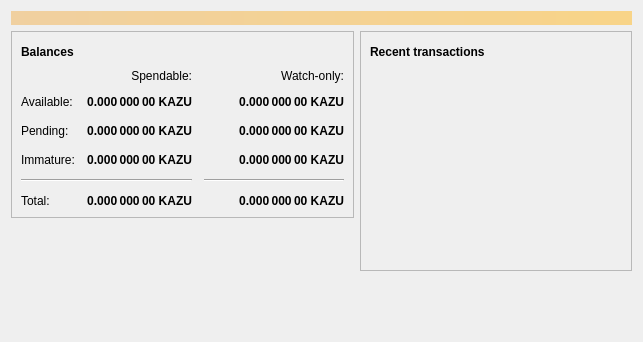
<?xml version="1.0" encoding="UTF-8"?>
<ui version="4.0">
 <class>OverviewPage</class>
 <widget class="QWidget" name="OverviewPage">
  <property name="geometry">
   <rect>
    <x>0</x>
    <y>0</y>
    <width>643</width>
    <height>342</height>
   </rect>
  </property>
  <property name="windowTitle">
   <string>Form</string>
  </property>
  <property name="styleSheet">
   <string notr="true"/>
  </property>
  <layout class="QVBoxLayout" name="topLayout">
   <item>
    <widget class="QLabel" name="labelAlerts">
     <property name="visible">
      <bool>false</bool>
     </property>
     <property name="styleSheet">
      <string notr="true">QLabel { background-color: qlineargradient(x1: 0, y1: 0, x2: 1, y2: 0, stop:0 #F0D0A0, stop:1 #F8D488); color:#000000; }</string>
     </property>
     <property name="wordWrap">
      <bool>true</bool>
     </property>
     <property name="margin">
      <number>3</number>
     </property>
     <property name="textInteractionFlags">
      <set>Qt::TextSelectableByMouse</set>
     </property>
    </widget>
   </item>
   <item>
    <layout class="QHBoxLayout" name="horizontalLayout" stretch="1,1">
     <item>
      <layout class="QVBoxLayout" name="verticalLayout_2">
       <item>
        <widget class="QFrame" name="frame">
         <property name="frameShape">
          <enum>QFrame::StyledPanel</enum>
         </property>
         <property name="frameShadow">
          <enum>QFrame::Raised</enum>
         </property>
         <layout class="QVBoxLayout" name="verticalLayout_4">
          <item>
           <layout class="QHBoxLayout" name="horizontalLayout_4">
            <item>
             <widget class="QLabel" name="label_5">
              <property name="font">
               <font>
                <weight>75</weight>
                <bold>true</bold>
               </font>
              </property>
              <property name="text">
               <string>Balances</string>
              </property>
             </widget>
            </item>
            <item>
             <widget class="QPushButton" name="labelWalletStatus">
              <property name="enabled">
               <bool>true</bool>
              </property>
              <property name="maximumSize">
               <size>
                <width>30</width>
                <height>16777215</height>
               </size>
              </property>
              <property name="toolTip">
               <string>The displayed information may be out of date. Your wallet automatically synchronizes with the Kazucoin network after a connection is established, but this process has not completed yet.</string>
              </property>
              <property name="text">
               <string/>
              </property>
              <property name="icon">
               <iconset resource="../kazucoin.qrc">
                <normaloff>:/icons/warning</normaloff>
                <disabledoff>:/icons/warning</disabledoff>:/icons/warning</iconset>
              </property>
              <property name="iconSize">
               <size>
                <width>24</width>
                <height>24</height>
               </size>
              </property>
              <property name="flat">
               <bool>true</bool>
              </property>
             </widget>
            </item>
            <item>
             <spacer name="horizontalSpacer_3">
              <property name="orientation">
               <enum>Qt::Horizontal</enum>
              </property>
              <property name="sizeHint" stdset="0">
               <size>
                <width>40</width>
                <height>20</height>
               </size>
              </property>
             </spacer>
            </item>
           </layout>
          </item>
          <item>
           <layout class="QGridLayout" name="gridLayout">
            <property name="spacing">
             <number>12</number>
            </property>
            <item row="2" column="2">
             <widget class="QLabel" name="labelWatchPending">
              <property name="font">
               <font>
                <weight>75</weight>
                <bold>true</bold>
               </font>
              </property>
              <property name="cursor">
               <cursorShape>IBeamCursor</cursorShape>
              </property>
              <property name="toolTip">
               <string>Unconfirmed transactions to watch-only addresses</string>
              </property>
              <property name="text">
               <string notr="true">0.000 000 00 KAZU</string>
              </property>
              <property name="alignment">
               <set>Qt::AlignRight|Qt::AlignTrailing|Qt::AlignVCenter</set>
              </property>
              <property name="textInteractionFlags">
               <set>Qt::LinksAccessibleByMouse|Qt::TextSelectableByKeyboard|Qt::TextSelectableByMouse</set>
              </property>
             </widget>
            </item>
            <item row="2" column="1">
             <widget class="QLabel" name="labelUnconfirmed">
              <property name="font">
               <font>
                <weight>75</weight>
                <bold>true</bold>
               </font>
              </property>
              <property name="cursor">
               <cursorShape>IBeamCursor</cursorShape>
              </property>
              <property name="toolTip">
               <string>Total of transactions that have yet to be confirmed, and do not yet count toward the spendable balance</string>
              </property>
              <property name="text">
               <string notr="true">0.000 000 00 KAZU</string>
              </property>
              <property name="alignment">
               <set>Qt::AlignRight|Qt::AlignTrailing|Qt::AlignVCenter</set>
              </property>
              <property name="textInteractionFlags">
               <set>Qt::LinksAccessibleByMouse|Qt::TextSelectableByKeyboard|Qt::TextSelectableByMouse</set>
              </property>
             </widget>
            </item>
            <item row="3" column="2">
             <widget class="QLabel" name="labelWatchImmature">
              <property name="font">
               <font>
                <weight>75</weight>
                <bold>true</bold>
               </font>
              </property>
              <property name="cursor">
               <cursorShape>IBeamCursor</cursorShape>
              </property>
              <property name="toolTip">
               <string>Mined balance in watch-only addresses that has not yet matured</string>
              </property>
              <property name="text">
               <string notr="true">0.000 000 00 KAZU</string>
              </property>
              <property name="alignment">
               <set>Qt::AlignRight|Qt::AlignTrailing|Qt::AlignVCenter</set>
              </property>
              <property name="textInteractionFlags">
               <set>Qt::LinksAccessibleByMouse|Qt::TextSelectableByKeyboard|Qt::TextSelectableByMouse</set>
              </property>
             </widget>
            </item>
            <item row="4" column="0" colspan="2">
             <widget class="Line" name="line">
              <property name="orientation">
               <enum>Qt::Horizontal</enum>
              </property>
             </widget>
            </item>
            <item row="4" column="2">
             <widget class="Line" name="lineWatchBalance">
              <property name="sizePolicy">
               <sizepolicy hsizetype="Preferred" vsizetype="Fixed">
                <horstretch>0</horstretch>
                <verstretch>0</verstretch>
               </sizepolicy>
              </property>
              <property name="minimumSize">
               <size>
                <width>140</width>
                <height>0</height>
               </size>
              </property>
              <property name="orientation">
               <enum>Qt::Horizontal</enum>
              </property>
             </widget>
            </item>
            <item row="5" column="0">
             <widget class="QLabel" name="labelTotalText">
              <property name="text">
               <string>Total:</string>
              </property>
             </widget>
            </item>
            <item row="3" column="1">
             <widget class="QLabel" name="labelImmature">
              <property name="font">
               <font>
                <weight>75</weight>
                <bold>true</bold>
               </font>
              </property>
              <property name="cursor">
               <cursorShape>IBeamCursor</cursorShape>
              </property>
              <property name="toolTip">
               <string>Mined balance that has not yet matured</string>
              </property>
              <property name="text">
               <string notr="true">0.000 000 00 KAZU</string>
              </property>
              <property name="alignment">
               <set>Qt::AlignRight|Qt::AlignTrailing|Qt::AlignVCenter</set>
              </property>
              <property name="textInteractionFlags">
               <set>Qt::LinksAccessibleByMouse|Qt::TextSelectableByKeyboard|Qt::TextSelectableByMouse</set>
              </property>
             </widget>
            </item>
            <item row="2" column="3">
             <spacer name="horizontalSpacer_2">
              <property name="orientation">
               <enum>Qt::Horizontal</enum>
              </property>
              <property name="sizeHint" stdset="0">
               <size>
                <width>40</width>
                <height>20</height>
               </size>
              </property>
             </spacer>
            </item>
            <item row="3" column="0">
             <widget class="QLabel" name="labelImmatureText">
              <property name="text">
               <string>Immature:</string>
              </property>
             </widget>
            </item>
            <item row="5" column="1">
             <widget class="QLabel" name="labelTotal">
              <property name="font">
               <font>
                <weight>75</weight>
                <bold>true</bold>
               </font>
              </property>
              <property name="cursor">
               <cursorShape>IBeamCursor</cursorShape>
              </property>
              <property name="toolTip">
               <string>Your current total balance</string>
              </property>
              <property name="text">
               <string notr="true">0.000 000 00 KAZU</string>
              </property>
              <property name="alignment">
               <set>Qt::AlignRight|Qt::AlignTrailing|Qt::AlignVCenter</set>
              </property>
              <property name="textInteractionFlags">
               <set>Qt::LinksAccessibleByMouse|Qt::TextSelectableByKeyboard|Qt::TextSelectableByMouse</set>
              </property>
             </widget>
            </item>
            <item row="5" column="2">
             <widget class="QLabel" name="labelWatchTotal">
              <property name="font">
               <font>
                <weight>75</weight>
                <bold>true</bold>
               </font>
              </property>
              <property name="cursor">
               <cursorShape>IBeamCursor</cursorShape>
              </property>
              <property name="toolTip">
               <string>Current total balance in watch-only addresses</string>
              </property>
              <property name="text">
               <string notr="true">0.000 000 00 KAZU</string>
              </property>
              <property name="alignment">
               <set>Qt::AlignRight|Qt::AlignTrailing|Qt::AlignVCenter</set>
              </property>
              <property name="textInteractionFlags">
               <set>Qt::LinksAccessibleByMouse|Qt::TextSelectableByKeyboard|Qt::TextSelectableByMouse</set>
              </property>
             </widget>
            </item>
            <item row="0" column="2">
             <widget class="QLabel" name="labelWatchonly">
              <property name="text">
               <string>Watch-only:</string>
              </property>
              <property name="alignment">
               <set>Qt::AlignRight|Qt::AlignTrailing|Qt::AlignVCenter</set>
              </property>
             </widget>
            </item>
            <item row="1" column="0">
             <widget class="QLabel" name="labelBalanceText">
              <property name="text">
               <string>Available:</string>
              </property>
             </widget>
            </item>
            <item row="1" column="1">
             <widget class="QLabel" name="labelBalance">
              <property name="font">
               <font>
                <weight>75</weight>
                <bold>true</bold>
               </font>
              </property>
              <property name="cursor">
               <cursorShape>IBeamCursor</cursorShape>
              </property>
              <property name="toolTip">
               <string>Your current spendable balance</string>
              </property>
              <property name="text">
               <string notr="true">0.000 000 00 KAZU</string>
              </property>
              <property name="alignment">
               <set>Qt::AlignRight|Qt::AlignTrailing|Qt::AlignVCenter</set>
              </property>
              <property name="textInteractionFlags">
               <set>Qt::LinksAccessibleByMouse|Qt::TextSelectableByKeyboard|Qt::TextSelectableByMouse</set>
              </property>
             </widget>
            </item>
            <item row="1" column="2">
             <widget class="QLabel" name="labelWatchAvailable">
              <property name="font">
               <font>
                <weight>75</weight>
                <bold>true</bold>
               </font>
              </property>
              <property name="cursor">
               <cursorShape>IBeamCursor</cursorShape>
              </property>
              <property name="toolTip">
               <string>Your current balance in watch-only addresses</string>
              </property>
              <property name="text">
               <string notr="true">0.000 000 00 KAZU</string>
              </property>
              <property name="alignment">
               <set>Qt::AlignRight|Qt::AlignTrailing|Qt::AlignVCenter</set>
              </property>
              <property name="textInteractionFlags">
               <set>Qt::LinksAccessibleByMouse|Qt::TextSelectableByKeyboard|Qt::TextSelectableByMouse</set>
              </property>
             </widget>
            </item>
            <item row="2" column="0">
             <widget class="QLabel" name="labelPendingText">
              <property name="text">
               <string>Pending:</string>
              </property>
             </widget>
            </item>
            <item row="0" column="1">
             <widget class="QLabel" name="labelSpendable">
              <property name="text">
               <string>Spendable:</string>
              </property>
              <property name="alignment">
               <set>Qt::AlignRight|Qt::AlignTrailing|Qt::AlignVCenter</set>
              </property>
             </widget>
            </item>
           </layout>
          </item>
         </layout>
        </widget>
       </item>
       <item>
        <spacer name="verticalSpacer">
         <property name="orientation">
          <enum>Qt::Vertical</enum>
         </property>
         <property name="sizeHint" stdset="0">
          <size>
           <width>20</width>
           <height>40</height>
          </size>
         </property>
        </spacer>
       </item>
       <item>
        <widget class="QLabel" name="label_6">
         <property name="text">
          <string/>
         </property>
         <property name="pixmap">
          <pixmap>:/icons/backg</pixmap>
         </property>
         <property name="scaledContents">
          <bool>false</bool>
         </property>
         <property name="alignment">
          <set>Qt::AlignCenter</set>
         </property>
         <property name="margin">
          <number>-2</number>
         </property>
        </widget>
       </item>
      </layout>
     </item>
     <item>
      <layout class="QVBoxLayout" name="verticalLayout_3">
       <item>
        <widget class="QFrame" name="frame_2">
         <property name="frameShape">
          <enum>QFrame::StyledPanel</enum>
         </property>
         <property name="frameShadow">
          <enum>QFrame::Raised</enum>
         </property>
         <layout class="QVBoxLayout" name="verticalLayout">
          <item>
           <layout class="QHBoxLayout" name="horizontalLayout_2">
            <item>
             <widget class="QLabel" name="label_4">
              <property name="font">
               <font>
                <weight>75</weight>
                <bold>true</bold>
               </font>
              </property>
              <property name="text">
               <string>Recent transactions</string>
              </property>
             </widget>
            </item>
            <item>
             <widget class="QPushButton" name="labelTransactionsStatus">
              <property name="enabled">
               <bool>true</bool>
              </property>
              <property name="maximumSize">
               <size>
                <width>30</width>
                <height>16777215</height>
               </size>
              </property>
              <property name="toolTip">
               <string>The displayed information may be out of date. Your wallet automatically synchronizes with the Kazucoin network after a connection is established, but this process has not completed yet.</string>
              </property>
              <property name="text">
               <string/>
              </property>
              <property name="icon">
               <iconset resource="../kazucoin.qrc">
                <normaloff>:/icons/warning</normaloff>
                <disabledoff>:/icons/warning</disabledoff>:/icons/warning</iconset>
              </property>
              <property name="iconSize">
               <size>
                <width>24</width>
                <height>24</height>
               </size>
              </property>
              <property name="flat">
               <bool>true</bool>
              </property>
             </widget>
            </item>
            <item>
             <spacer name="horizontalSpacer">
              <property name="orientation">
               <enum>Qt::Horizontal</enum>
              </property>
              <property name="sizeHint" stdset="0">
               <size>
                <width>40</width>
                <height>20</height>
               </size>
              </property>
             </spacer>
            </item>
           </layout>
          </item>
          <item>
           <widget class="QListView" name="listTransactions">
            <property name="styleSheet">
             <string notr="true">QListView { background: transparent; }</string>
            </property>
            <property name="frameShape">
             <enum>QFrame::NoFrame</enum>
            </property>
            <property name="verticalScrollBarPolicy">
             <enum>Qt::ScrollBarAlwaysOff</enum>
            </property>
            <property name="horizontalScrollBarPolicy">
             <enum>Qt::ScrollBarAlwaysOff</enum>
            </property>
            <property name="selectionMode">
             <enum>QAbstractItemView::NoSelection</enum>
            </property>
           </widget>
          </item>
         </layout>
        </widget>
       </item>
       <item>
        <spacer name="verticalSpacer_2">
         <property name="orientation">
          <enum>Qt::Vertical</enum>
         </property>
         <property name="sizeHint" stdset="0">
          <size>
           <width>20</width>
           <height>40</height>
          </size>
         </property>
        </spacer>
       </item>
      </layout>
     </item>
    </layout>
   </item>
  </layout>
 </widget>
 <resources>
  <include location="../kazucoin.qrc"/>
 </resources>
 <connections/>
</ui>
